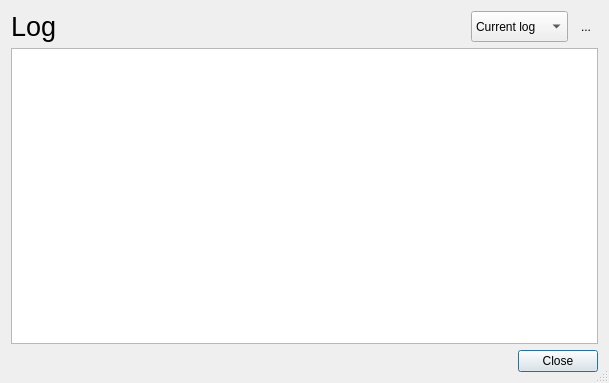
<?xml version="1.0" encoding="UTF-8"?>
<ui version="4.0">
 <class>LogViewer</class>
 <widget class="QDialog" name="LogViewer">
  <property name="geometry">
   <rect>
    <x>0</x>
    <y>0</y>
    <width>609</width>
    <height>383</height>
   </rect>
  </property>
  <property name="sizePolicy">
   <sizepolicy hsizetype="Maximum" vsizetype="Maximum">
    <horstretch>0</horstretch>
    <verstretch>0</verstretch>
   </sizepolicy>
  </property>
  <property name="windowTitle">
   <string>Log</string>
  </property>
  <property name="sizeGripEnabled">
   <bool>true</bool>
  </property>
  <layout class="QVBoxLayout" name="verticalLayout">
   <item>
    <layout class="QHBoxLayout" name="horizontalLayout">
     <item>
      <widget class="QLabel" name="label">
       <property name="font">
        <font>
         <pointsize>20</pointsize>
        </font>
       </property>
       <property name="text">
        <string>Log</string>
       </property>
      </widget>
     </item>
     <item>
      <spacer name="horizontalSpacer">
       <property name="orientation">
        <enum>Qt::Horizontal</enum>
       </property>
       <property name="sizeHint" stdset="0">
        <size>
         <width>40</width>
         <height>20</height>
        </size>
       </property>
      </spacer>
     </item>
     <item>
      <widget class="QComboBox" name="logSelectionComboBox">
       <property name="sizePolicy">
        <sizepolicy hsizetype="Preferred" vsizetype="Preferred">
         <horstretch>0</horstretch>
         <verstretch>0</verstretch>
        </sizepolicy>
       </property>
       <item>
        <property name="text">
         <string>Current log</string>
        </property>
       </item>
       <item>
        <property name="text">
         <string>Previous log</string>
        </property>
       </item>
      </widget>
     </item>
     <item>
      <widget class="QToolButton" name="copyToClipboardButton">
       <property name="toolTip">
        <string>Copy the contents of the log to the clipboard.</string>
       </property>
       <property name="text">
        <string>...</string>
       </property>
       <property name="icon">
        <iconset resource="../../../media/media.qrc">
         <normaloff>:/media/icons/edit-copy.png</normaloff>:/media/icons/edit-copy.png</iconset>
       </property>
       <property name="iconSize">
        <size>
         <width>32</width>
         <height>32</height>
        </size>
       </property>
       <property name="autoRaise">
        <bool>true</bool>
       </property>
      </widget>
     </item>
    </layout>
   </item>
   <item>
    <widget class="QTextBrowser" name="textBrowser">
     <property name="html">
      <string notr="true">&lt;!DOCTYPE HTML PUBLIC &quot;-//W3C//DTD HTML 4.0//EN&quot; &quot;http://www.w3.org/TR/REC-html40/strict.dtd&quot;&gt;
&lt;html&gt;&lt;head&gt;&lt;meta name=&quot;qrichtext&quot; content=&quot;1&quot; /&gt;&lt;style type=&quot;text/css&quot;&gt;
p, li { white-space: pre-wrap; }
&lt;/style&gt;&lt;/head&gt;&lt;body style=&quot; font-family:'Cantarell'; font-size:11pt; font-weight:400; font-style:normal;&quot;&gt;
&lt;p style=&quot;-qt-paragraph-type:empty; margin-top:0px; margin-bottom:0px; margin-left:0px; margin-right:0px; -qt-block-indent:0; text-indent:0px; font-family:'.Helvetica Neue DeskInterface'; font-size:13pt;&quot;&gt;&lt;br /&gt;&lt;/p&gt;&lt;/body&gt;&lt;/html&gt;</string>
     </property>
     <property name="textInteractionFlags">
      <set>Qt::LinksAccessibleByKeyboard|Qt::LinksAccessibleByMouse</set>
     </property>
     <property name="openExternalLinks">
      <bool>true</bool>
     </property>
    </widget>
   </item>
   <item>
    <widget class="QDialogButtonBox" name="buttonBox">
     <property name="orientation">
      <enum>Qt::Horizontal</enum>
     </property>
     <property name="standardButtons">
      <set>QDialogButtonBox::Close</set>
     </property>
    </widget>
   </item>
  </layout>
 </widget>
 <tabstops>
  <tabstop>textBrowser</tabstop>
  <tabstop>copyToClipboardButton</tabstop>
 </tabstops>
 <resources>
  <include location="../../../media/media.qrc"/>
 </resources>
 <connections>
  <connection>
   <sender>buttonBox</sender>
   <signal>accepted()</signal>
   <receiver>LogViewer</receiver>
   <slot>accept()</slot>
   <hints>
    <hint type="sourcelabel">
     <x>248</x>
     <y>254</y>
    </hint>
    <hint type="destinationlabel">
     <x>157</x>
     <y>274</y>
    </hint>
   </hints>
  </connection>
  <connection>
   <sender>buttonBox</sender>
   <signal>rejected()</signal>
   <receiver>LogViewer</receiver>
   <slot>reject()</slot>
   <hints>
    <hint type="sourcelabel">
     <x>316</x>
     <y>260</y>
    </hint>
    <hint type="destinationlabel">
     <x>286</x>
     <y>274</y>
    </hint>
   </hints>
  </connection>
  <connection>
   <sender>copyToClipboardButton</sender>
   <signal>clicked()</signal>
   <receiver>LogViewer</receiver>
   <slot>copyToClipboard()</slot>
   <hints>
    <hint type="sourcelabel">
     <x>371</x>
     <y>28</y>
    </hint>
    <hint type="destinationlabel">
     <x>199</x>
     <y>149</y>
    </hint>
   </hints>
  </connection>
  <connection>
   <sender>logSelectionComboBox</sender>
   <signal>currentIndexChanged(int)</signal>
   <receiver>LogViewer</receiver>
   <slot>logIndexChanged(int)</slot>
   <hints>
    <hint type="sourcelabel">
     <x>513</x>
     <y>29</y>
    </hint>
    <hint type="destinationlabel">
     <x>304</x>
     <y>191</y>
    </hint>
   </hints>
  </connection>
 </connections>
 <slots>
  <slot>copyToClipboard()</slot>
  <slot>logIndexChanged(int)</slot>
 </slots>
</ui>
